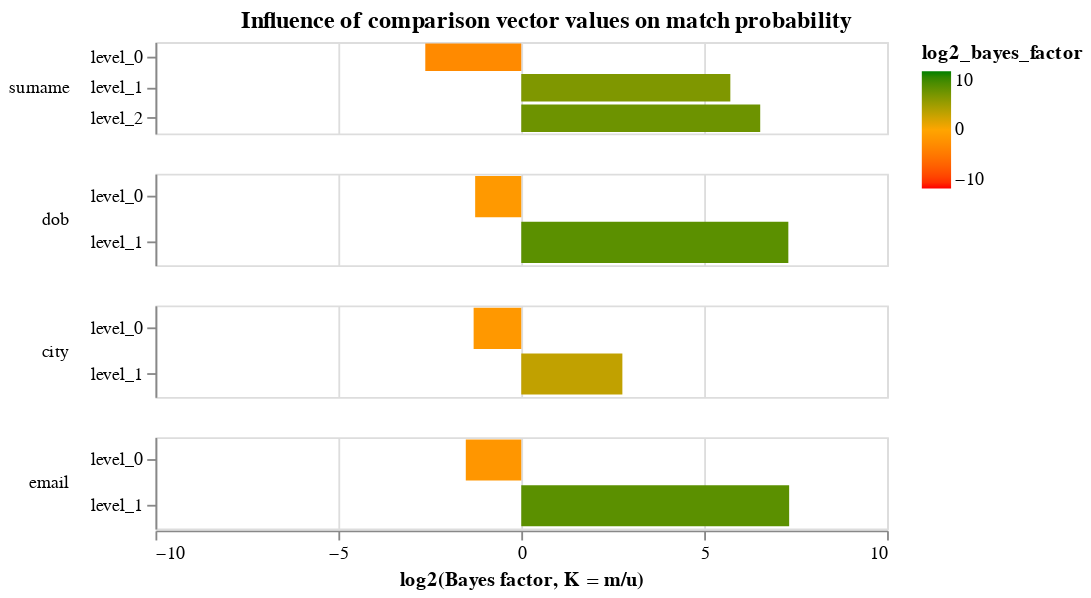

Notebook source saved alongside this figure:
### Markdown cell above
An alternative representation of the parameters displays them in terms of the effect different values in the comparison vectors have on the match probability:

### Code cell
model.bayes_factor_chart()

### Figure 1 — Vega-Lite specification as saved in the notebook (floating-point values rounded to 4 significant figures)
{"config": {"view": {"continuousWidth": 400, "continuousHeight": 300, "height": 300, "width": 400}, "header": {"title": null}, "mark": {"tooltip": null}, "title": {"anchor": "middle"}}, "data": {"name": "data-794529fbd9114d397924d32b6eee045b"}, "mark": {"type": "bar", "clip": true}, "encoding": {"color": {"type": "quantitative", "field": "log2_bayes_factor", "scale": {"domain": [-10, 0, 10], "range": ["red", "orange", "green"]}}, "row": {"type": "nominal", "field": "column_name", "header": {"labelAlign": "left", "labelAnchor": "middle", "labelAngle": 0}, "sort": {"field": "gamma_index"}}, "tooltip": [{"type": "nominal", "field": "column_name"}, {"type": "ordinal", "field": "level_name"}, {"type": "quantitative", "field": "m_probability", "format": ".4f"}, {"type": "quantitative", "field": "bayes_factor", "format": ".4f"}, {"type": "nominal", "field": "level_proportion", "format": ".2%", "title": "Percentage of record comparisons in this level"}, {"type": "quantitative", "field": "log2_bayes_factor", "format": ".4f", "title": "log2(Bayes factor, K = m/u)"}], "x": {"type": "quantitative", "axis": {"title": "log2(Bayes factor, K = m/u)", "values": [-10, -5, 0, 5, 10]}, "field": "log2_bayes_factor", "scale": {"domain": [-10, 10]}}, "y": {"type": "nominal", "axis": {"title": null}, "field": "level_name"}}, "height": 50, "resolve": {"scale": {"y": "independent"}}, "title": "Influence of comparison vector values on match probability", "$schema": "https://vega.github.io/schema/vega-lite/v4.json", "datasets": {"data-794529fbd9114d397924d32b6eee045b": [{"m_probability": 0.1606, "u_probability": 0.9897, "bayes_factor": 0.1622, "log2_bayes_factor": -2.624, "gamma_column_name": "gamma_surname", "level_name": "level_0", "gamma_index": 0, "column_name": "surname", "max_gamma_index": 2, "num_levels": 3, "level_proportion": 0.611}, {"m_probability": 0.1505, "u_probability": 0.002865, "bayes_factor": 52.54, "log2_bayes_factor": 5.715, "gamma_column_name": "gamma_surname", "level_name": "level_1", "gamma_index": 1, "column_name": "surname", "max_gamma_index": 2, "num_levels": 3, "level_proportion": 0.07031}, {"m_probability": 0.6889, "u_probability": 0.007443, "bayes_factor": 92.56, "log2_bayes_factor": 6.532, "gamma_column_name": "gamma_surname", "level_name": "level_2", "gamma_index": 2, "column_name": "surname", "max_gamma_index": 2, "num_levels": 3, "level_proportion": 0.3187}, {"m_probability": 0.4159, "u_probability": 0.9963, "bayes_factor": 0.4174, "log2_bayes_factor": -1.26, "gamma_column_name": "gamma_dob", "level_name": "level_0", "gamma_index": 0, "column_name": "dob", "max_gamma_index": 1, "num_levels": 2, "level_proportion": 0.7312}, {"m_probability": 0.5841, "u_probability": 0.003704, "bayes_factor": 157.7, "log2_bayes_factor": 7.301, "gamma_column_name": "gamma_dob", "level_name": "level_1", "gamma_index": 1, "column_name": "dob", "max_gamma_index": 1, "num_levels": 2, "level_proportion": 0.2688}, {"m_probability": 0.3677, "u_probability": 0.9069, "bayes_factor": 0.4055, "log2_bayes_factor": -1.302, "gamma_column_name": "gamma_city", "level_name": "level_0", "gamma_index": 0, "column_name": "city", "max_gamma_index": 1, "num_levels": 2, "level_proportion": 0.6606}, {"m_probability": 0.6323, "u_probability": 0.09308, "bayes_factor": 6.793, "log2_bayes_factor": 2.764, "gamma_column_name": "gamma_city", "level_name": "level_1", "gamma_index": 1, "column_name": "city", "max_gamma_index": 1, "num_levels": 2, "level_proportion": 0.3394}, {"m_probability": 0.3481, "u_probability": 0.9959, "bayes_factor": 0.3495, "log2_bayes_factor": -1.516, "gamma_column_name": "gamma_email", "level_name": "level_0", "gamma_index": 0, "column_name": "email", "max_gamma_index": 1, "num_levels": 2, "level_proportion": 0.7}, {"m_probability": 0.6519, "u_probability": 0.00407, "bayes_factor": 160.2, "log2_bayes_factor": 7.323, "gamma_column_name": "gamma_email", "level_name": "level_1", "gamma_index": 1, "column_name": "email", "max_gamma_index": 1, "num_levels": 2, "level_proportion": 0.3}]}}
